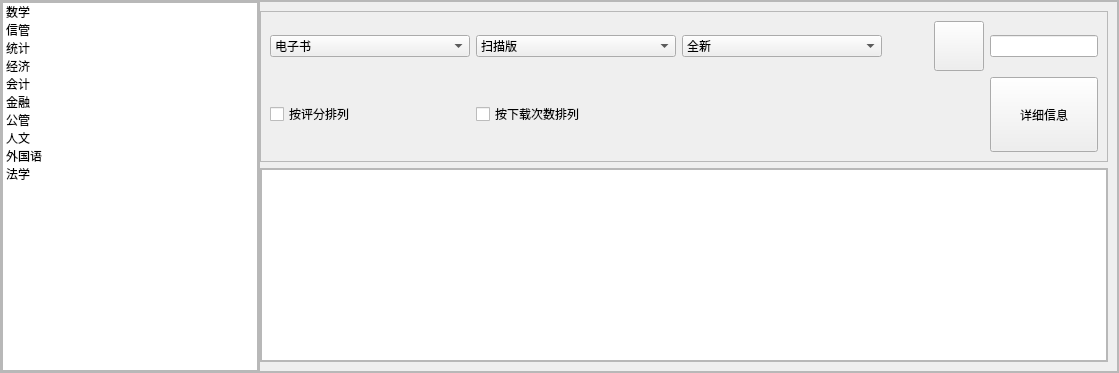
               <widget class="QWidget" name="ebook">
                <layout class="QGridLayout" name="gridLayout_4">
                 <property name="leftMargin">
                  <number>0</number>
                 </property>
                 <property name="topMargin">
                  <number>0</number>
                 </property>
                 <property name="rightMargin">
                  <number>0</number>
                 </property>
                 <property name="bottomMargin">
                  <number>0</number>
                 </property>
                 <property name="spacing">
                  <number>0</number>
                 </property>
                 <item row="0" column="0">
                  <widget class="QFrame" name="frame">
                   <property name="frameShape">
                    <enum>QFrame::StyledPanel</enum>
                   </property>
                   <property name="frameShadow">
                    <enum>QFrame::Raised</enum>
                   </property>
                   <layout class="QHBoxLayout" name="horizontalLayout_3">
                    <property name="spacing">
                     <number>0</number>
                    </property>
                    <property name="leftMargin">
                     <number>0</number>
                    </property>
                    <property name="topMargin">
                     <number>0</number>
                    </property>
                    <property name="rightMargin">
                     <number>0</number>
                    </property>
                    <property name="bottomMargin">
                     <number>0</number>
                    </property>
                    <item>
                     <widget class="QFrame" name="frame_2">
                      <property name="sizePolicy">
                       <sizepolicy hsizetype="Fixed" vsizetype="Preferred">
                        <horstretch>0</horstretch>
                        <verstretch>0</verstretch>
                       </sizepolicy>
                      </property>
                      <property name="maximumSize">
                       <size>
                        <width>400</width>
                        <height>16777215</height>
                       </size>
                      </property>
                      <property name="frameShape">
                       <enum>QFrame::StyledPanel</enum>
                      </property>
                      <property name="frameShadow">
                       <enum>QFrame::Raised</enum>
                      </property>
                      <layout class="QVBoxLayout" name="verticalLayout_7">
                       <property name="spacing">
                        <number>0</number>
                       </property>
                       <property name="leftMargin">
                        <number>0</number>
                       </property>
                       <property name="topMargin">
                        <number>0</number>
                       </property>
                       <property name="rightMargin">
                        <number>0</number>
                       </property>
                       <property name="bottomMargin">
                        <number>0</number>
                       </property>
                       <item>
                        <widget class="QListWidget" name="Ebook_list">
                         <property name="sizePolicy">
                          <sizepolicy hsizetype="Fixed" vsizetype="Expanding">
                           <horstretch>0</horstretch>
                           <verstretch>0</verstretch>
                          </sizepolicy>
                         </property>
                         <property name="minimumSize">
                          <size>
                           <width>200</width>
                           <height>0</height>
                          </size>
                         </property>
                         <property name="layoutDirection">
                          <enum>Qt::LeftToRight</enum>
                         </property>
                         <item>
                          <property name="text">
                           <string>数学</string>
                          </property>
                         </item>
                         <item>
                          <property name="text">
                           <string>信管</string>
                          </property>
                         </item>
                         <item>
                          <property name="text">
                           <string>统计</string>
                          </property>
                         </item>
                         <item>
                          <property name="text">
                           <string>经济</string>
                          </property>
                         </item>
                         <item>
                          <property name="text">
                           <string>会计</string>
                          </property>
                         </item>
                         <item>
                          <property name="text">
                           <string>金融</string>
                          </property>
                         </item>
                         <item>
                          <property name="text">
                           <string>公管</string>
                          </property>
                         </item>
                         <item>
                          <property name="text">
                           <string>人文</string>
                          </property>
                         </item>
                         <item>
                          <property name="text">
                           <string>外国语</string>
                          </property>
                         </item>
                         <item>
                          <property name="text">
                           <string>法学</string>
                          </property>
                         </item>
                        </widget>
                       </item>
                      </layout>
                     </widget>
                    </item>
                    <item>
                     <widget class="QFrame" name="frame_3">
                      <property name="frameShape">
                       <enum>QFrame::StyledPanel</enum>
                      </property>
                      <property name="frameShadow">
                       <enum>QFrame::Raised</enum>
                      </property>
                      <layout class="QVBoxLayout" name="verticalLayout_8">
                       <property name="leftMargin">
                        <number>0</number>
                       </property>
                       <item>
                        <widget class="QFrame" name="search_menu">
                         <property name="sizePolicy">
                          <sizepolicy hsizetype="Preferred" vsizetype="Maximum">
                           <horstretch>0</horstretch>
                           <verstretch>0</verstretch>
                          </sizepolicy>
                         </property>
                         <property name="maximumSize">
                          <size>
                           <width>16777215</width>
                           <height>200</height>
                          </size>
                         </property>
                         <property name="frameShape">
                          <enum>QFrame::StyledPanel</enum>
                         </property>
                         <property name="frameShadow">
                          <enum>QFrame::Raised</enum>
                         </property>
                         <layout class="QGridLayout" name="gridLayout_5">
                          <item row="1" column="5">
                           <widget class="QPushButton" name="btn_detail">
                            <property name="sizePolicy">
                             <sizepolicy hsizetype="Minimum" vsizetype="Minimum">
                              <horstretch>0</horstretch>
                              <verstretch>0</verstretch>
                             </sizepolicy>
                            </property>
                            <property name="minimumSize">
                             <size>
                              <width>50</width>
                              <height>75</height>
                             </size>
                            </property>
                            <property name="text">
                             <string>详细信息</string>
                            </property>
                           </widget>
                          </item>
                          <item row="0" column="5">
                           <widget class="QLineEdit" name="Line_search">
                            <property name="text">
                             <string/>
                            </property>
                           </widget>
                          </item>
                          <item row="0" column="4">
                           <widget class="QPushButton" name="btn_search">
                            <property name="sizePolicy">
                             <sizepolicy hsizetype="Fixed" vsizetype="Fixed">
                              <horstretch>0</horstretch>
                              <verstretch>0</verstretch>
                             </sizepolicy>
                            </property>
                            <property name="minimumSize">
                             <size>
                              <width>50</width>
                              <height>50</height>
                             </size>
                            </property>
                            <property name="layoutDirection">
                             <enum>Qt::RightToLeft</enum>
                            </property>
                            <property name="text">
                             <string/>
                            </property>
                            <property name="icon">
                             <iconset resource="source.qrc">
                              <normaloff>:/pic/icons/search.png</normaloff>:/pic/icons/search.png</iconset>
                            </property>
                            <property name="iconSize">
                             <size>
                              <width>40</width>
                              <height>40</height>
                             </size>
                            </property>
                           </widget>
                          </item>
                          <item row="1" column="3" colspan="2">
                           <spacer name="horizontalSpacer_3">
                            <property name="orientation">
                             <enum>Qt::Horizontal</enum>
                            </property>
                            <property name="sizeHint" stdset="0">
                             <size>
                              <width>40</width>
                              <height>20</height>
                             </size>
                            </property>
                           </spacer>
                          </item>
                          <item row="0" column="0">
                           <widget class="QComboBox" name="combo_book">
                            <property name="sizePolicy">
                             <sizepolicy hsizetype="Fixed" vsizetype="Fixed">
                              <horstretch>0</horstretch>
                              <verstretch>0</verstretch>
                             </sizepolicy>
                            </property>
                            <property name="minimumSize">
                             <size>
                              <width>200</width>
                              <height>0</height>
                             </size>
                            </property>
                            <item>
                             <property name="text">
                              <string>电子书</string>
                             </property>
                            </item>
                            <item>
                             <property name="text">
                              <string>实体书</string>
                             </property>
                            </item>
                           </widget>
                          </item>
                          <item row="1" column="0">
                           <widget class="QCheckBox" name="rateorder">
                            <property name="text">
                             <string>按评分排列</string>
                            </property>
                           </widget>
                          </item>
                          <item row="1" column="1">
                           <widget class="QCheckBox" name="dltimesorder">
                            <property name="text">
                             <string>按下载次数排列</string>
                            </property>
                           </widget>
                          </item>
                          <item row="0" column="1">
                           <widget class="QComboBox" name="combo_type">
                            <property name="minimumSize">
                             <size>
                              <width>200</width>
                              <height>0</height>
                             </size>
                            </property>
                            <item>
                             <property name="text">
                              <string>扫描版</string>
                             </property>
                            </item>
                            <item>
                             <property name="text">
                              <string>电子版</string>
                             </property>
                            </item>
                           </widget>
                          </item>
                          <item row="0" column="3">
                           <spacer name="horizontalSpacer_15">
                            <property name="orientation">
                             <enum>Qt::Horizontal</enum>
                            </property>
                            <property name="sizeHint" stdset="0">
                             <size>
                              <width>40</width>
                              <height>20</height>
                             </size>
                            </property>
                           </spacer>
                          </item>
                          <item row="0" column="2">
                           <widget class="QComboBox" name="combo_condition">
                            <property name="minimumSize">
                             <size>
                              <width>200</width>
                              <height>0</height>
                             </size>
                            </property>
                            <item>
                             <property name="text">
                              <string>全新</string>
                             </property>
                            </item>
                            <item>
                             <property name="text">
                              <string>较新</string>
                             </property>
                            </item>
                            <item>
                             <property name="text">
                              <string>较旧</string>
                             </property>
                            </item>
                           </widget>
                          </item>
                         </layout>
                        </widget>
                       </item>
                       <item>
                        <widget class="QFrame" name="frame_4">
                         <property name="frameShape">
                          <enum>QFrame::StyledPanel</enum>
                         </property>
                         <property name="frameShadow">
                          <enum>QFrame::Raised</enum>
                         </property>
                         <layout class="QVBoxLayout" name="verticalLayout_9">
                          <property name="spacing">
                           <number>0</number>
                          </property>
                          <property name="leftMargin">
                           <number>0</number>
                          </property>
                          <property name="topMargin">
                           <number>0</number>
                          </property>
                          <property name="rightMargin">
                           <number>0</number>
                          </property>
                          <property name="bottomMargin">
                           <number>0</number>
                          </property>
                          <item>
                           <widget class="QTableView" name="showData"/>
                          </item>
                         </layout>
                        </widget>
                       </item>
                      </layout>
                     </widget>
                    </item>
                   </layout>
                  </widget>
                 </item>
                </layout>
               </widget>
